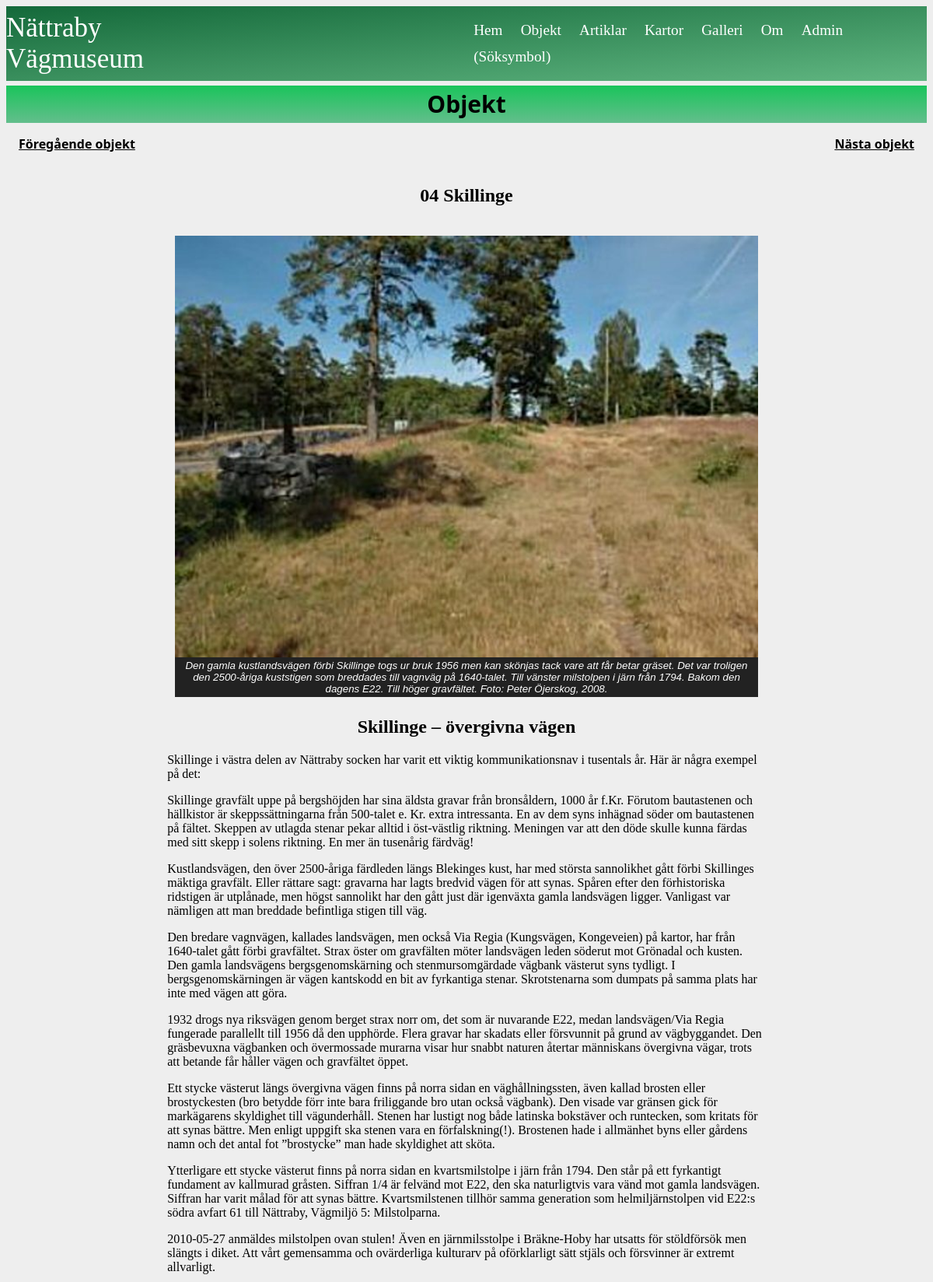
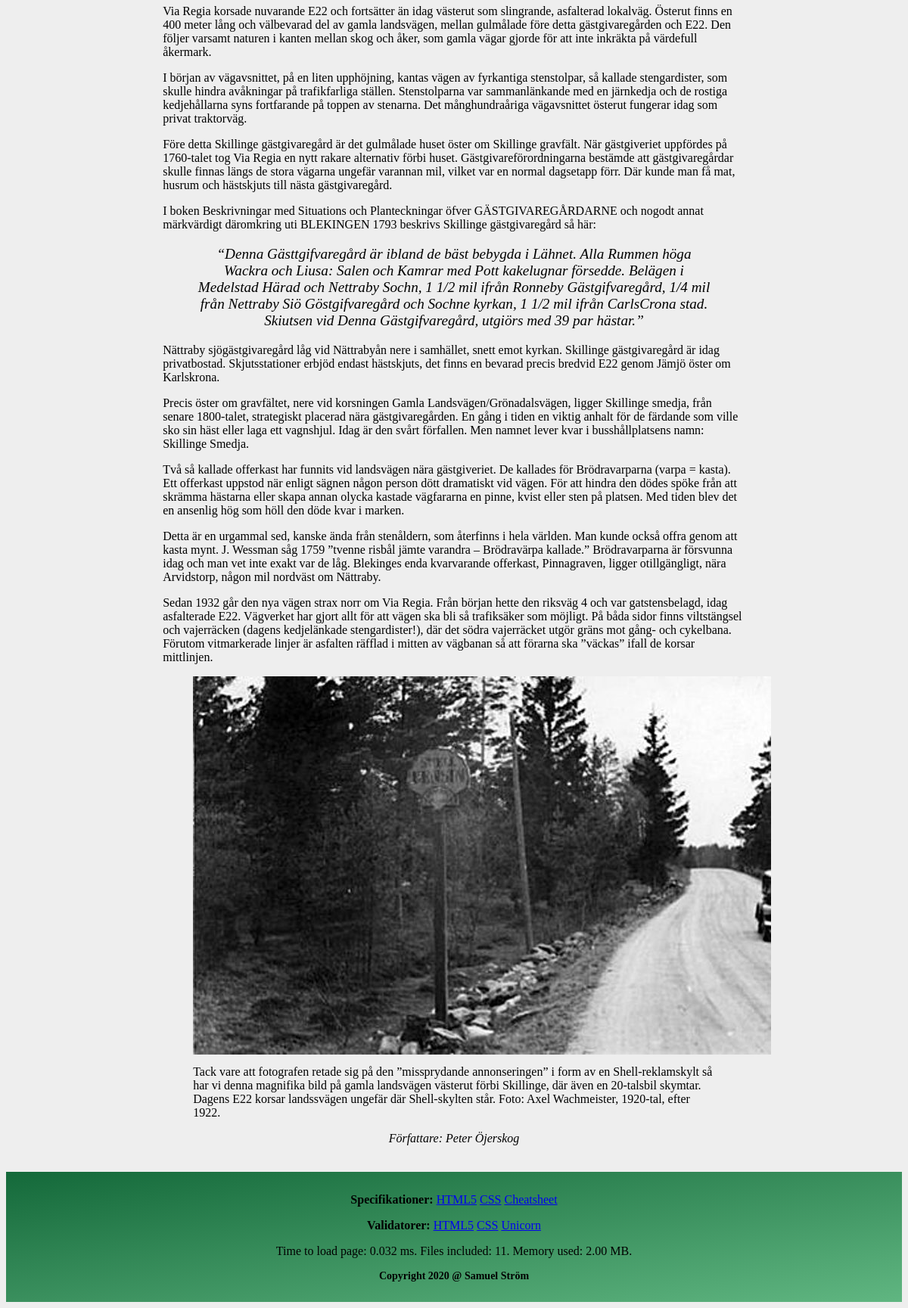
The app's page /object.php?page=object-info&name=skillinge with its own data (2 pictures, top to bottom).
### tables this page shows
CREATE TABLE object(
  id INT,
  name TEXT,
  title TEXT,
  data TEXT,
  author TEXT,
  gps TEXT,
  mapImage TEXT,
  image1 TEXT,
  image1Alt TEXT,
  image1Text,
  TEXT,
  image2 TEXT,
  image2Alt TEXT,
  image2Text TEXT
);

### src/functions.php (called while the page is built, shortened)
        <?php
function namePreviousPage($db, $table, $id) {
    --$id;
    $sql = "SELECT name FROM $table WHERE id = :id";
    $stmt = $db->prepare($sql);
    $stmt->execute([":id" => $id]);
    return $stmt->fetch(PDO::FETCH_COLUMN);
}
function nameNextPage($db, $table, $id) {
    ++$id;
    $sql = "SELECT name FROM $table WHERE id = :id";
    $stmt = $db->prepare($sql);
    $stmt->execute([":id" => $id]);
    return $stmt->fetch(PDO::FETCH_COLUMN);
}
function getRowByName($db, $table, $name) {
    $sql = "SELECT * FROM $table WHERE name = :name";
    $stmt = $db->prepare($sql);
    $stmt->execute([":name" => $name]);
    return $stmt->fetchAll(PDO::FETCH_BOTH);
}
    ?>

### object.php (called while the page is built, shortened)
<?php
require __DIR__ . "/src/functions.php";
require __DIR__ . "/incl/header.php";
require __DIR__ . "/incl/multipage.php";
require __DIR__ . "/incl/footer.php";

### object/object-info.php (the view)
<?php
$name = isset($_GET['name'])
    ? $_GET['name'] : null;
if (isset($name)) {
    $res = getRowByName($db, "object", $name);
    list($id, $name, $title, $data, $author, $gps, $mapImage, $image1, $image1Alt, $image1Text, $text, $image2, $image2Alt, $image2Text) = $res[0];
}
$namePreviousPage = namePreviousPage($db, "object", $id);
$nameNextPage = nameNextPage($db, "object", $id);
if ($namePreviousPage) {
    echo <<<EOD
    <a href="?page=object-info&name=$namePreviousPage" class="previous-btn">Föregående objekt</a>
    EOD;
}
if ($nameNextPage) {
    echo <<<EOD
    <a href="?page=object-info&name=$nameNextPage" class="next-btn">Nästa objekt</a>
    EOD;
}
echo <<<EOD
    <figure class="object-img">
    <h2 id="center">$title</h2>
    <img src="img/500/$image1" alt="$image1Alt">
    <figcaption>$image1Text</figcaption>
    </figure>
    <div class="text-container">
    <p>$data</p>
    EOD;
if (isset($image2)) {
    echo <<<EOD
    <figure>
        <img src="img/500/$image2" alt="$image2Alt">
        <figcaption>$image2Text</figcaption>
    </figure>
    EOD;
}
?>
<p class="author">Författare: <?= htmlentities($author) ?></p>
</article>

### css/style.css (style rules this page uses)
body { background: #eee; }
figure { clear: both; }
.previous-btn { font-weight: bold; font-family: 'Segoe UI', Tahoma, Geneva, Verdana, sans-serif; color: black; float: left; margin-left: 2vh; }
.next-btn { font-family: 'Segoe UI', Tahoma, Geneva, Verdana, sans-serif; color: black; float: right; font-weight: bold; margin-right: 2vh; }
.object-img { display: flex; flex-flow: column; padding: 5px; width: 750px; margin: 1% auto; }
.object-img figcaption { background-color: #222; color: #fff; font: italic smaller sans-serif; padding: 3px; text-align: center; }
.text-container { width: 65%; margin: auto; text-align: left; }
.text-container h2 { text-align: center; }
.text-container img { display: block; margin: 2% auto; }
blockquote { font-style: italic; text-align: center; font-size: 1.2em; }
.author { font: italic medium Georgia; text-align: center; }
#center { text-align: center; margin: 5% 5%; }

### records on screen
object: title "04 Skillinge", image1 (picture), image1Text "Den gamla kustlandsvägen förbi Skillinge togs ur bruk 1956 men kan skönjas tack vare att får betar gräset. Det var troligen den 2500-åriga kuststigen som breddades till vagnväg på 1640-talet. Till vänster milstolpen i järn från 1794. Bakom den dagens E22. Till höger gravfältet. Foto: Peter Öjerskog, 2008.", data "Skillinge – övergivna vägen Skillinge i västra delen av Nättraby socken har varit ett viktig kommunikationsnav i tusentals år. Här är några exempel på det: Skillinge gravfält uppe på bergshöjden har sina äldsta gravar från bronsåldern, 1000 år f.Kr. Förutom bautastenen och hällkistor är skeppssättningarna från 500-talet e. Kr. extra intressanta. En av dem syns inhägnad söder om bautastenen på fältet. Skeppen av utlagda stenar pekar alltid i öst-västlig riktning. Meningen var att den döde skulle kunna färdas med sitt skepp i solens riktning. En mer än tusenårig färdväg! Kustlandsvägen, den över 2500-åriga färdleden längs Blekinges kust, har med största sannolikhet gått förbi Skillinges…", image2 (picture), image2Text "Tack vare att fotografen retade sig på den ”missprydande annonseringen” i form av en Shell-reklamskylt så har vi denna magnifika bild på gamla landsvägen västerut förbi Skillinge, där även en 20-talsbil skymtar. Dagens E22 korsar landssvägen ungefär där Shell-skylten står. Foto: Axel Wachmeister, 1920-tal, efter 1922.", author "Peter Öjerskog"

### other values on screen
$title "Objekt"
$loadTime "0.032"
$numFiles "11"
$memoryUsed "2.00 MB"
